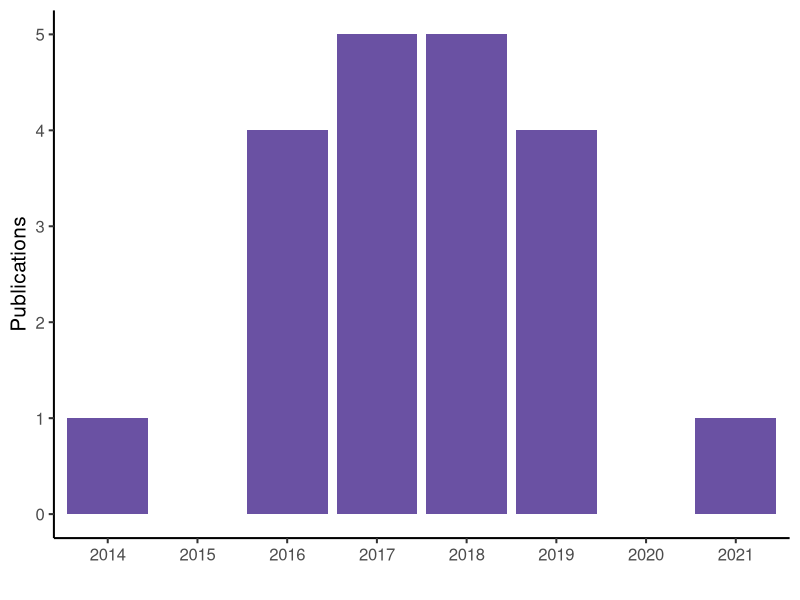

Recreate this plot in R. (Note: this script raises an error after producing the figure.)
library(tidyverse)

#### Pubs per year ####

data.frame(
  year = as.character(2014:2021),
  total = c(1,0,4,5,5,4,0,1)
) %>% 

  ggplot(aes(y=total,x=year))+
  geom_col(fill="#6a51a3") +
  theme_classic(base_size = 15) +
  labs(x="",y="Publications") +
  ggsave("images/pubs.png", width=6, height=3)
  